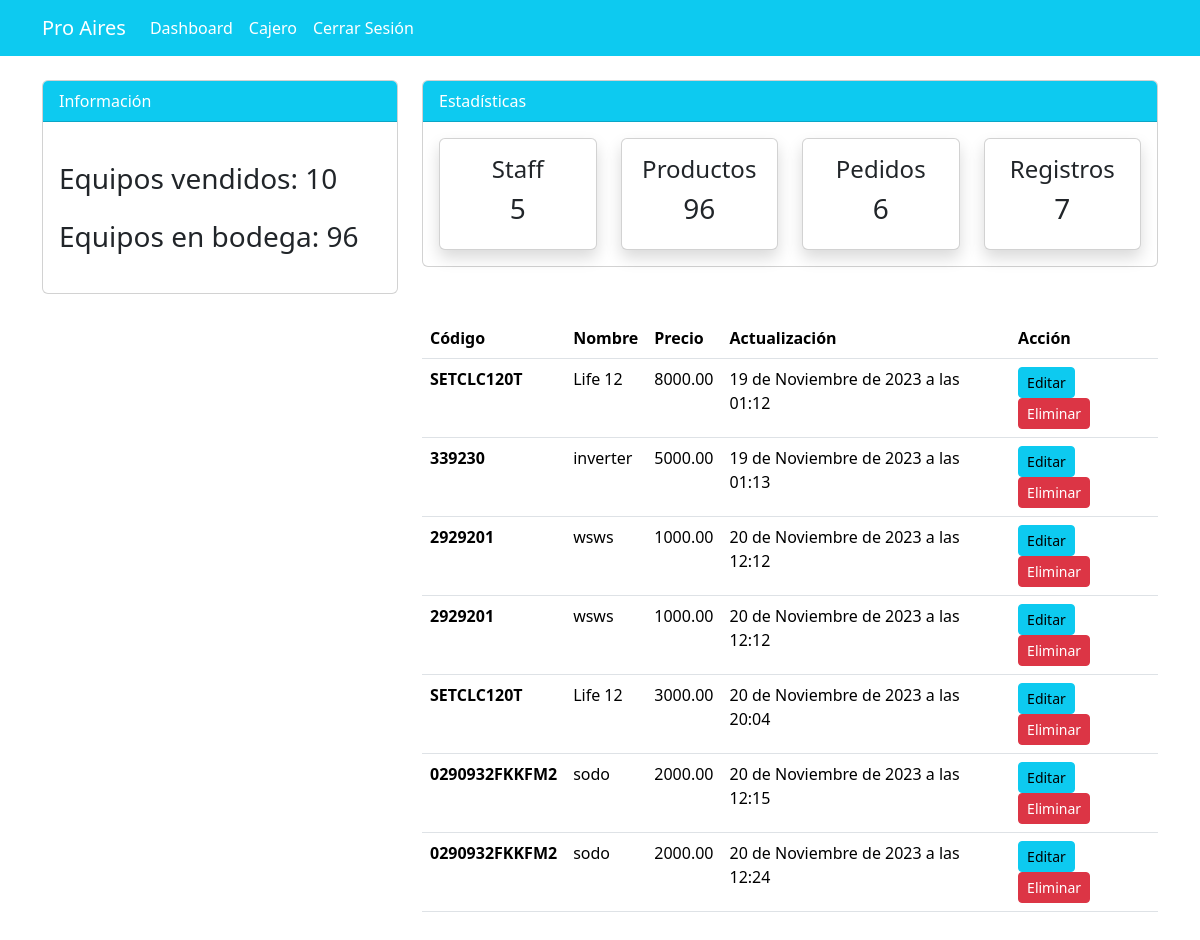
/precio/ (signed in), run on an earlier commit of the app's database.
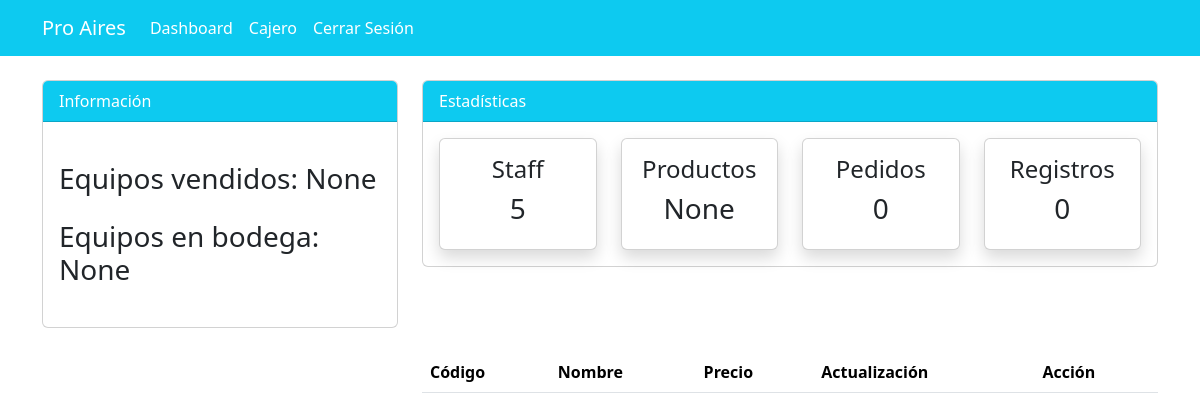
And on a later commit of the database.
### dashboard/models.py (models this page shows, shortened)
class Producto(models.Model):
    code = models.CharField(max_length=20)
    name = models.CharField(max_length=100)
    category = models.CharField(max_length=20)
    quantity = models.PositiveIntegerField()
    type = models.CharField(max_length=100, default=None)
    precio = models.DecimalField(max_digits=20, decimal_places=2, default=1000.00)
    created_at = models.DateTimeField(auto_now_add=True)
    updated_at = models.DateTimeField(auto_now=True)
    price_update = models.DateTimeField(default=None, null=True, blank=True)

### dashboard/views.py (the view)
# urls.py: path('precio/', views.precio, name='dashboard-precio'),
@login_required
def precio(request):
    items = Producto.objects.all()
    items_count = items.count()
    total_quantity = items.aggregate(Sum('quantity'))['quantity__sum']
    workers_count = User.objects.count()
    orders_count = Order.objects.count()
    total_order_quantity = Order.objects.aggregate(Sum('order_quantity'))['order_quantity__sum']
    context = {
        'items': items,
        'workers_count': workers_count,
        'items_count': items_count,
        'orders_count': orders_count,
        'total_quantity': total_quantity,
        'total_order_quantity':total_order_quantity ,
    }
    return render(request, 'dashboard/precio.html', context)

### templates/dashboard/precio.html (shortened to what this page needs)
{% extends 'partials/base.html'%}
{% load crispy_forms_tags %}
{% block content %}
{% include 'partials/topnav.html' %}
    <div class="container">
        <div class="row my-4">
            <div class="col-md-4">
            </div>
            <div class="col-md-8">
                <table class="table bg-white">
                    <thead class="bg-info">
                        <tr class="text-white">
                            <th scope="col">Código</th>
                            <th scope="col">Nombre</th>
                            <th scope="col">Precio</th>
                            <th scope="col">Actualización</th>
                            <th scope="col">Acción</th>
                        </tr>
                    </thead>
                    <tbody>
                        {% for item in items %}
                        <tr>
                            <th scope="row">{{ item.code }}</th>
                            <td>{{ item.name }}</td>
                            <td>{{ item.precio }}</td>
                            {% if item.price_update == None %}
                                <td>{{ item.created_at }}</td>
                            {% else %}
                                <td>{{ item.price_update }}</td>
                            {% endif %}
                            <td>
                                <a class="btn btn-info btn-sm" href="{% url 'dashboard-producto-update' item.id %}">Editar</a>
                                <a class="btn btn-danger btn-sm" href="{% url 'dashboard-producto-delete' item.id %}">Eliminar</a>
                            </td>
                        {% endfor %}
                    </tbody>
                </table>
            </div>
        </div>
    </div>
{% endblock %}

What changed in the data, as far as the page shows it:
removed Producto: code "SETCLC120T", name "Life 12", precio "8000.00", price_update "19 de Noviembre de 2023 a las 01:12"
removed Producto: code "339230", name "inverter", precio "5000.00", price_update "19 de Noviembre de 2023 a las 01:13"
removed Producto: code "2929201", name "wsws", precio "1000.00", created_at "20 de Noviembre de 2023 a las 12:12"
removed Producto: code "2929201", name "wsws", precio "1000.00", created_at "20 de Noviembre de 2023 a las 12:12"
removed Producto: code "SETCLC120T", name "Life 12", precio "3000.00", price_update "20 de Noviembre de 2023 a las 20:04"
removed Producto: code "0290932FKKFM2", name "sodo", precio "2000.00", created_at "20 de Noviembre de 2023 a las 12:15"
removed Producto: code "0290932FKKFM2", name "sodo", precio "2000.00", created_at "20 de Noviembre de 2023 a las 12:24"
Also different on the page:
{{ total_order_quantity }}: "10" → "None"
{{ total_quantity }}: "96" → "None"
{{ orders_count }}: "6" → "0"
{{ items_count }}: "7" → "0"
